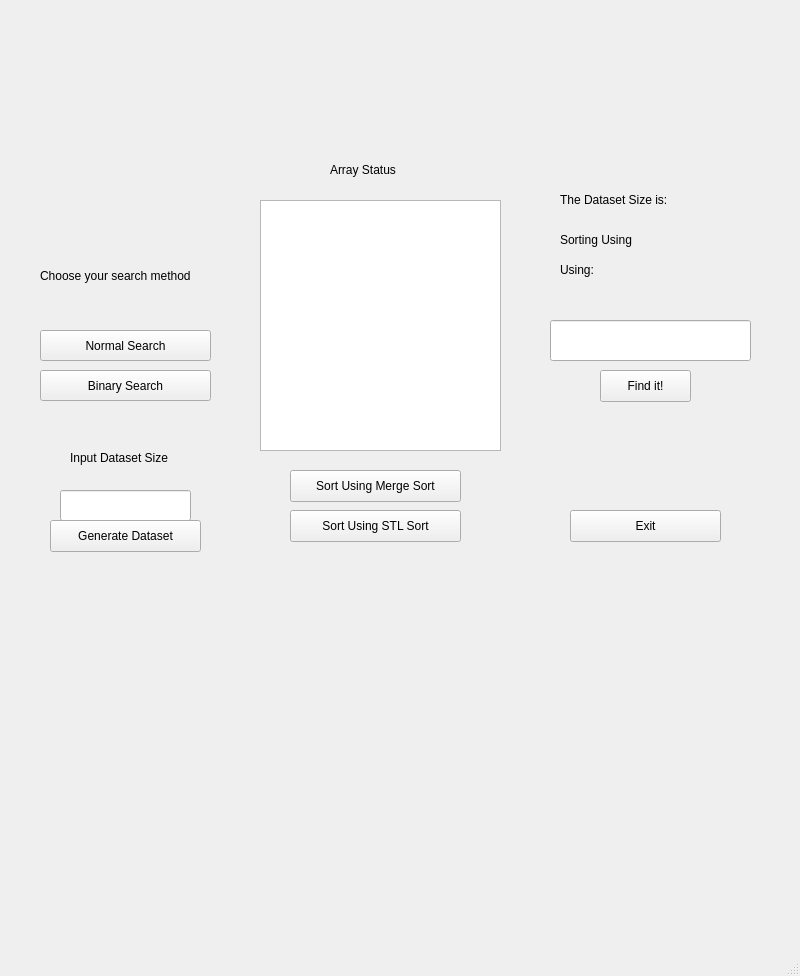
<?xml version="1.0" encoding="UTF-8"?>
<ui version="4.0">
 <class>MainWindow</class>
 <widget class="QMainWindow" name="MainWindow">
  <property name="geometry">
   <rect>
    <x>0</x>
    <y>0</y>
    <width>800</width>
    <height>976</height>
   </rect>
  </property>
  <property name="windowTitle">
   <string>MainWindow</string>
  </property>
  <widget class="QWidget" name="centralwidget">
   <widget class="QPushButton" name="normal_button">
    <property name="geometry">
     <rect>
      <x>40</x>
      <y>330</y>
      <width>171</width>
      <height>31</height>
     </rect>
    </property>
    <property name="text">
     <string>Normal Search</string>
    </property>
   </widget>
   <widget class="QPushButton" name="binary_button">
    <property name="geometry">
     <rect>
      <x>40</x>
      <y>370</y>
      <width>171</width>
      <height>31</height>
     </rect>
    </property>
    <property name="text">
     <string>Binary Search</string>
    </property>
   </widget>
   <widget class="QLabel" name="searchMethod_Label">
    <property name="geometry">
     <rect>
      <x>40</x>
      <y>260</y>
      <width>201</width>
      <height>31</height>
     </rect>
    </property>
    <property name="text">
     <string>Choose your search method</string>
    </property>
   </widget>
   <widget class="QLabel" name="datasetSize_Label">
    <property name="geometry">
     <rect>
      <x>70</x>
      <y>450</y>
      <width>131</width>
      <height>16</height>
     </rect>
    </property>
    <property name="text">
     <string>Input Dataset Size</string>
    </property>
   </widget>
   <widget class="QPushButton" name="generate_button">
    <property name="geometry">
     <rect>
      <x>50</x>
      <y>520</y>
      <width>151</width>
      <height>32</height>
     </rect>
    </property>
    <property name="text">
     <string>Generate Dataset</string>
    </property>
   </widget>
   <widget class="QLabel" name="status_Label">
    <property name="geometry">
     <rect>
      <x>330</x>
      <y>160</y>
      <width>141</width>
      <height>20</height>
     </rect>
    </property>
    <property name="text">
     <string>Array Status</string>
    </property>
   </widget>
   <widget class="QListWidget" name="listWidget">
    <property name="geometry">
     <rect>
      <x>260</x>
      <y>200</y>
      <width>241</width>
      <height>251</height>
     </rect>
    </property>
   </widget>
   <widget class="QPushButton" name="mergeSort_button">
    <property name="geometry">
     <rect>
      <x>290</x>
      <y>470</y>
      <width>171</width>
      <height>32</height>
     </rect>
    </property>
    <property name="text">
     <string>Sort Using Merge Sort</string>
    </property>
   </widget>
   <widget class="QPushButton" name="stl_button">
    <property name="geometry">
     <rect>
      <x>290</x>
      <y>510</y>
      <width>171</width>
      <height>32</height>
     </rect>
    </property>
    <property name="text">
     <string>Sort Using STL Sort</string>
    </property>
   </widget>
   <widget class="QLabel" name="sizeDisplay_Label">
    <property name="geometry">
     <rect>
      <x>560</x>
      <y>190</y>
      <width>221</width>
      <height>20</height>
     </rect>
    </property>
    <property name="text">
     <string>The Dataset Size is: </string>
    </property>
   </widget>
   <widget class="QLabel" name="sortDisplay_Label">
    <property name="geometry">
     <rect>
      <x>560</x>
      <y>230</y>
      <width>221</width>
      <height>20</height>
     </rect>
    </property>
    <property name="text">
     <string>Sorting Using </string>
    </property>
   </widget>
   <widget class="QLabel" name="searchDisplay_Label">
    <property name="geometry">
     <rect>
      <x>560</x>
      <y>260</y>
      <width>211</width>
      <height>20</height>
     </rect>
    </property>
    <property name="text">
     <string>Using: </string>
    </property>
   </widget>
   <widget class="QPushButton" name="findIt_button">
    <property name="geometry">
     <rect>
      <x>600</x>
      <y>370</y>
      <width>91</width>
      <height>32</height>
     </rect>
    </property>
    <property name="text">
     <string>Find it!</string>
    </property>
   </widget>
   <widget class="QLineEdit" name="size_line_edit">
    <property name="geometry">
     <rect>
      <x>60</x>
      <y>490</y>
      <width>131</width>
      <height>31</height>
     </rect>
    </property>
   </widget>
   <widget class="QLineEdit" name="targetVal_text_edit">
    <property name="geometry">
     <rect>
      <x>550</x>
      <y>320</y>
      <width>201</width>
      <height>41</height>
     </rect>
    </property>
   </widget>
   <widget class="QLabel" name="error_label">
    <property name="geometry">
     <rect>
      <x>260</x>
      <y>540</y>
      <width>481</width>
      <height>41</height>
     </rect>
    </property>
    <property name="text">
     <string/>
    </property>
   </widget>
   <widget class="QPushButton" name="exit_Button">
    <property name="geometry">
     <rect>
      <x>570</x>
      <y>510</y>
      <width>151</width>
      <height>32</height>
     </rect>
    </property>
    <property name="text">
     <string>Exit</string>
    </property>
   </widget>
  </widget>
  <widget class="QMenuBar" name="menubar">
   <property name="geometry">
    <rect>
     <x>0</x>
     <y>0</y>
     <width>800</width>
     <height>24</height>
    </rect>
   </property>
  </widget>
  <widget class="QStatusBar" name="statusbar"/>
 </widget>
 <resources/>
 <connections/>
</ui>
